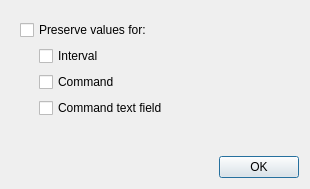
<?xml version="1.0" encoding="UTF-8"?>
<ui version="4.0">
 <class>Settings</class>
 <widget class="QDialog" name="Settings">
  <property name="geometry">
   <rect>
    <x>0</x>
    <y>0</y>
    <width>310</width>
    <height>189</height>
   </rect>
  </property>
  <property name="windowTitle">
   <string>Settings</string>
  </property>
  <layout class="QVBoxLayout" name="verticalLayout">
   <item>
    <widget class="QFrame" name="frame">
     <property name="frameShape">
      <enum>QFrame::NoFrame</enum>
     </property>
     <property name="frameShadow">
      <enum>QFrame::Raised</enum>
     </property>
     <layout class="QVBoxLayout" name="verticalLayout_2">
      <item>
       <widget class="QCheckBox" name="checkBox_saveSettings">
        <property name="enabled">
         <bool>true</bool>
        </property>
        <property name="maximumSize">
         <size>
          <width>281</width>
          <height>16777215</height>
         </size>
        </property>
        <property name="toolTip">
         <string>Enabling this will save all user input (intervals, button selections, commands) and reload it when to program is started the next time.</string>
        </property>
        <property name="text">
         <string>Preserve values for:</string>
        </property>
        <property name="checked">
         <bool>false</bool>
        </property>
       </widget>
      </item>
      <item>
       <widget class="QFrame" name="frame_2">
        <property name="frameShape">
         <enum>QFrame::NoFrame</enum>
        </property>
        <property name="frameShadow">
         <enum>QFrame::Raised</enum>
        </property>
        <layout class="QFormLayout" name="formLayout">
         <property name="leftMargin">
          <number>19</number>
         </property>
         <property name="topMargin">
          <number>0</number>
         </property>
         <item row="0" column="0">
          <widget class="QCheckBox" name="checkBox_interval">
           <property name="text">
            <string>Interval</string>
           </property>
           <attribute name="buttonGroup">
            <string notr="true">checkBox_group</string>
           </attribute>
          </widget>
         </item>
         <item row="1" column="0">
          <widget class="QCheckBox" name="checkBox_commandId">
           <property name="text">
            <string>Command</string>
           </property>
           <attribute name="buttonGroup">
            <string notr="true">checkBox_group</string>
           </attribute>
          </widget>
         </item>
         <item row="2" column="0">
          <widget class="QCheckBox" name="checkBox_command">
           <property name="text">
            <string>Command text field</string>
           </property>
           <attribute name="buttonGroup">
            <string notr="true">checkBox_group</string>
           </attribute>
          </widget>
         </item>
        </layout>
       </widget>
      </item>
     </layout>
    </widget>
   </item>
   <item>
    <widget class="QDialogButtonBox" name="ok">
     <property name="orientation">
      <enum>Qt::Horizontal</enum>
     </property>
     <property name="standardButtons">
      <set>QDialogButtonBox::Ok</set>
     </property>
    </widget>
   </item>
  </layout>
 </widget>
 <resources/>
 <connections>
  <connection>
   <sender>ok</sender>
   <signal>accepted()</signal>
   <receiver>Settings</receiver>
   <slot>accept()</slot>
   <hints>
    <hint type="sourcelabel">
     <x>236</x>
     <y>290</y>
    </hint>
    <hint type="destinationlabel">
     <x>157</x>
     <y>274</y>
    </hint>
   </hints>
  </connection>
  <connection>
   <sender>ok</sender>
   <signal>rejected()</signal>
   <receiver>Settings</receiver>
   <slot>reject()</slot>
   <hints>
    <hint type="sourcelabel">
     <x>304</x>
     <y>290</y>
    </hint>
    <hint type="destinationlabel">
     <x>286</x>
     <y>274</y>
    </hint>
   </hints>
  </connection>
 </connections>
 <buttongroups>
  <buttongroup name="checkBox_group">
   <property name="exclusive">
    <bool>false</bool>
   </property>
  </buttongroup>
 </buttongroups>
</ui>
